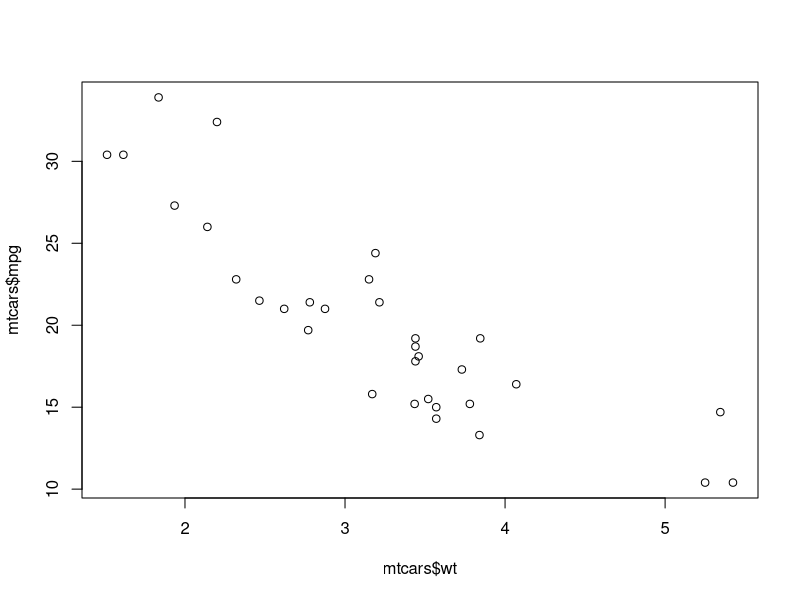
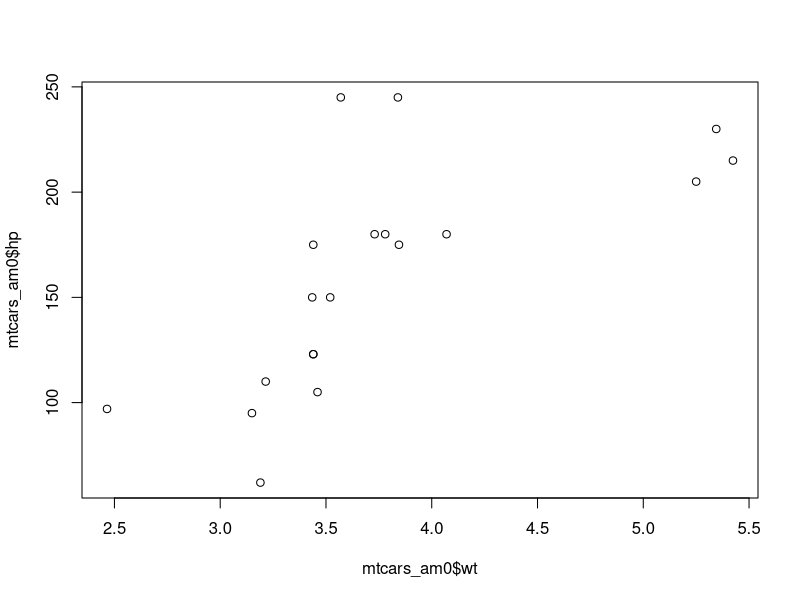
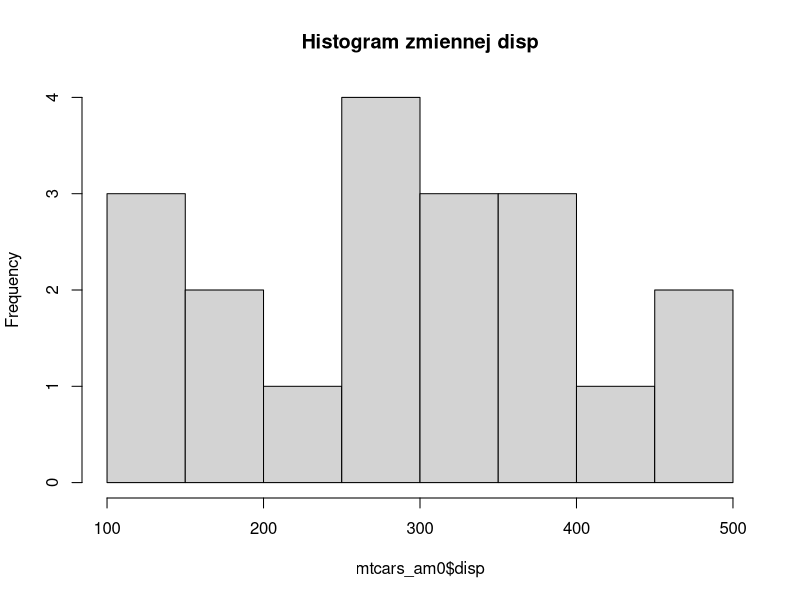
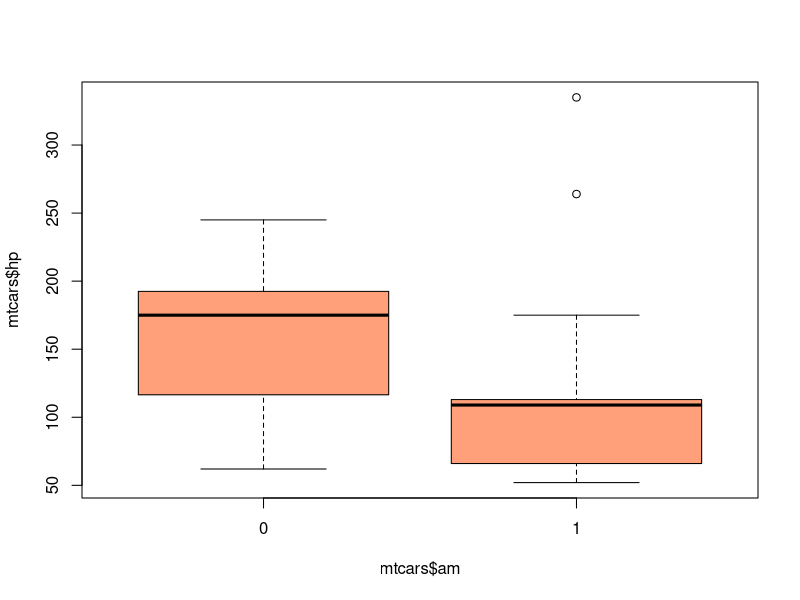
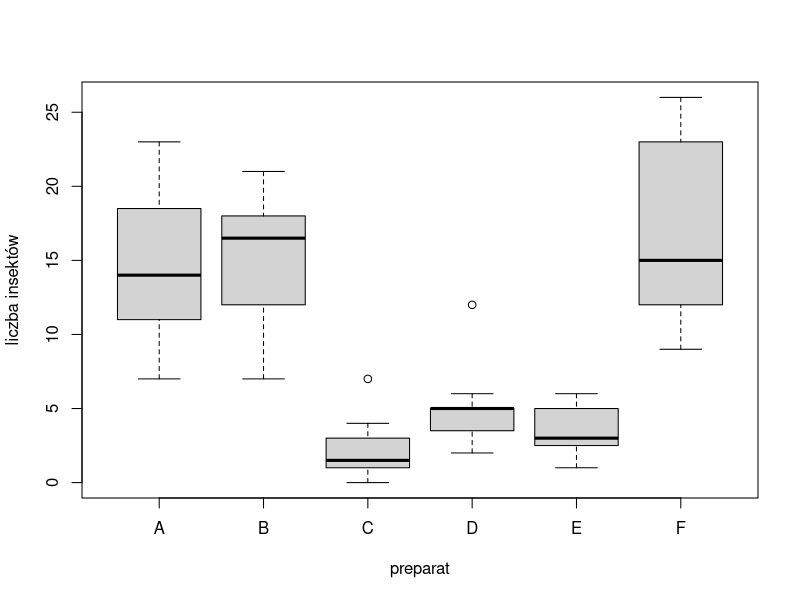
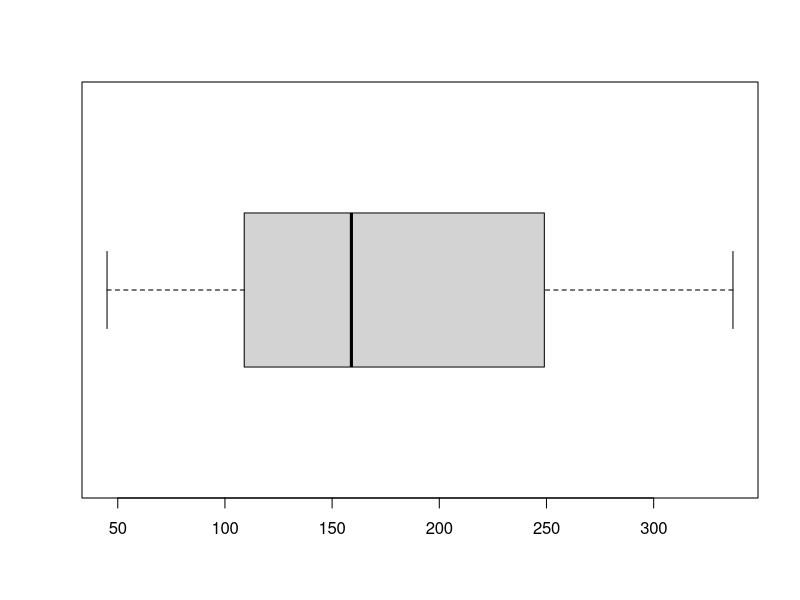
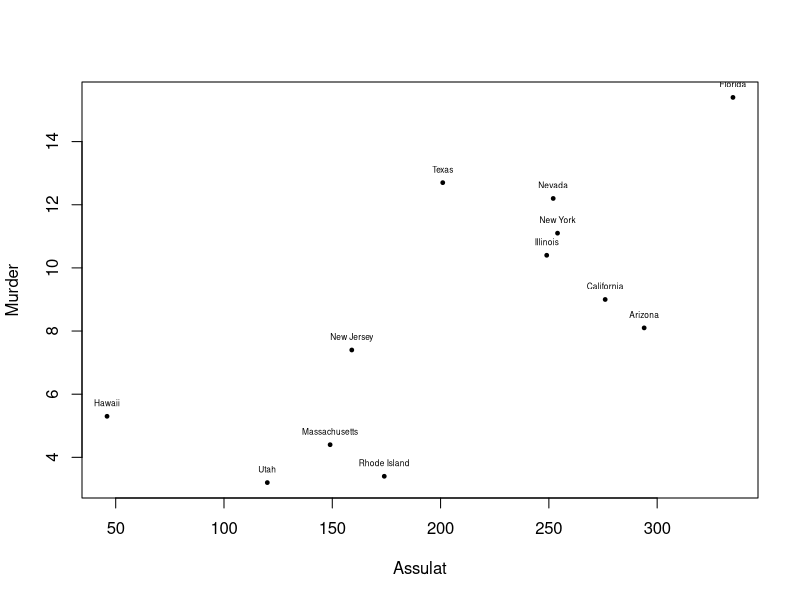

Write the R code that produced these figures, in order.
###zadania_002 

##zad16
x <- c(6,4,2,7,1,9,0,6)
#a
x == 6
#b
x != 6
#c
x > 4
#d
x < 3 | x > 6

##zad17
#a
x[x<5]
#b
x[x<2 | x>7]
#c
x[x>4 & x<9]

##zad18
#a
rivers[rivers>1000]
#b
sum(rivers<300)
#c
sum(rivers>mean(rivers))
#d
sum(rivers<mean(rivers)) / length(rivers)
#e
sum(rivers <= quantile(rivers,0.25))

##zad19
set.seed(42)
x <- rnorm(100000, mean = 100, sd = 15)
#a
mean(x)
#b
sd(x)
#c
sum(x<mean(x))/length(x)*100
#d
sum(x<(mean(x)-sd(x)))/length(x)*100
#e
sum(x>(mean(x)-2*sd(x)) & x<(mean(x)+2*sd(x)))/length(x)*100


##zad20
data(mtcars)
head(mtcars)    
str(mtcars)

#a
max(mtcars$wt)
#b
mean(mtcars$wt)
#c
table(mtcars$am)
#d
table(mtcars$am)/length(mtcars$am)*100
#e
mean(mtcars$mpg[mtcars$gear == 4])
#f
mean(mtcars$qsec[mtcars$wt < 2])

##zad21
plot(mtcars$wt, mtcars$mpg)

##zad22
#a
mtcars[1:4,]
#b
mtcars[mtcars$carb == 1 , ]
#c
mtcars[mtcars$wt > 4 , ]
#d
mtcars[mtcars$hp >150 & mtcars$wt > 5 , ]

##zad23
#a
mtcars[mtcars$wt < 2.2 , c('wt','hp','cyl','disp') ]
#b
mtcars[mtcars$hp < 80 , c('hp','cyl','mpg') ]
#c
mtcars[mtcars$am == 1  & mtcars$qsec < 16, c('qsec','am')]

##zad24
mtcars_am0 <- mtcars[mtcars$am == 0 , ]
#a
dim(mtcars_am0)
#b
plot(mtcars_am0$wt, mtcars_am0$hp)

##zad25
hist(mtcars_am0$disp, main = 'Histogram zmiennej disp')

##zad26
boxplot(mtcars$hp~mtcars$am, col = 'lightsalmon' )

##zad27
#a
str(InsectSprays)
#b 
table(InsectSprays$spray)
#c
mean(InsectSprays$count[InsectSprays$spray == "A"])
#d
mean(InsectSprays$count[InsectSprays$spray == "C"])

sum(InsectSprays$count)

InsectSprays$count[InsectSprays$spray == "A"]
InsectSprays$count
InsectSprays

#e
boxplot(InsectSprays$count ~ InsectSprays$spray, 
        xlab = "preparat", ylab = 'liczba insektów' )

##zad28
arr <- USArrests
# nowa kolumna
arr$State <- rownames(USArrests) # funkcja rownames() zwraca nazwy wierszy
arr

#a
arr$State[arr$UrbanPop < 50 ]
#b
arr$State[arr$Rape == max(arr$Rape)]
#c
arr$State[arr$Murder == min(arr$Murder)]
#d
sum(arr$Assault > 200)
#e
?boxplot
boxplot(arr$Assault, horizontal = TRUE)

##zad29
v <- c(5, NA, 2, NA, 7)
is.na(v)
!is.na(v)

set.seed(10) # ziarno generatora liczb losowych
grades <- sample(c(5, 4.5, 4, 3.5, 3, NA), 58, replace = TRUE) # symulacja 58 ocen

#a
is.na(grades)
#b
sum(!is.na(grades) == TRUE)
#c
grades[is.na(grades) == FALSE]
#d
?sum
sum(grades == 5.0, na.rm = TRUE)
#e
?mean
mean(grades, na.rm = TRUE)

##zad30
order(arr$UrbanPop, decreasing = TRUE)
arr_1 <- arr[order(arr$UrbanPop, decreasing = TRUE),]
arr_top12 <- arr_1[1:12,]
plot(arr_top12$Assault, arr_top12$Murder,
     xlab = "Assulat", ylab = "Murder",
     pch = 21, col = "black", bg = "black", cex = 0.5)

text(arr_top12$Assault, arr_top12$Murder, labels = arr_top12$State, 
     pos = 3, cex = 0.5,adj = 0.5)

?text
?plot
?pch
